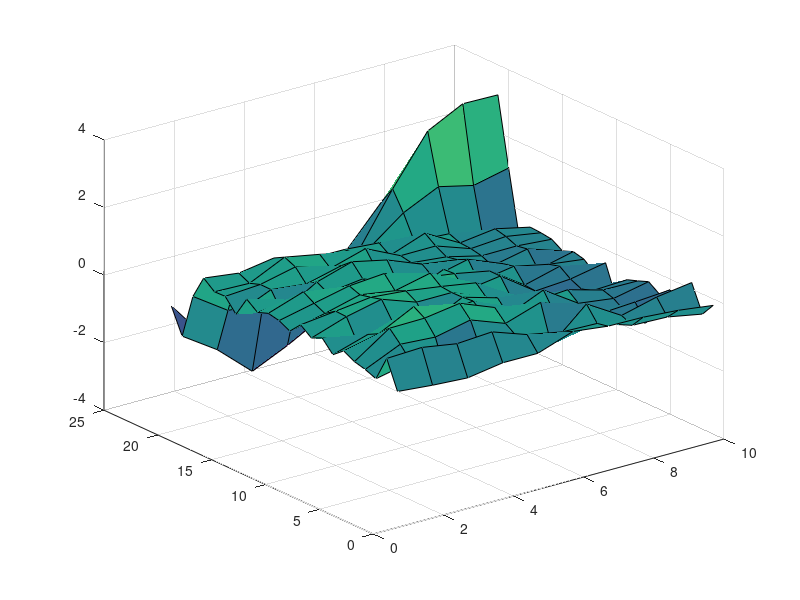

Recreate this plot in MATLAB. (Note: this script raises an error after producing the figure.)
% 
clear;

forwardModel = importdata('model/mBrainLeadfield.mat');

% model.noiseMean = 0; model.sigma = 0.2; % Noise std deviation
% model.beta = (1/model.sigma.^2);
% s = RandStream('mt19937ar','Seed',2);
% s = RandStream('mt19937ar','Seed','shuffle');
% RandStream.setGlobalStream(s);

reducedSize=768;
A = forwardModel(:,1:reducedSize);

model.alpha = 2;

timeSteps=10;  %20;    

numSamples = size(A,1);     % The number og sensors corresponds to sample size..
% numSensors = size(A,1);   % The number og sensors corresponds to sample size..

numFuncs = size(A,2);
numActiveFuncs=10;

activeIndexes = unique(int16(unifrnd(1,reducedSize, [1 numActiveFuncs])));
% activeIndexes = 1:32:768;
% activeIndexes = 2;1:numFuncs;
% activeIndexes = [4 8];

model.w = zeros(numFuncs,1);
model.w(activeIndexes) = normrnd(0,sqrt(1/model.alpha), [1 size(activeIndexes)]);

x=model.w*sin((1:timeSteps)*0.5);
% x(activeIndexes) = sin((1:timeSteps)*0.5);

% x(1)=0;
% x=[1:10]';
% x=sin((1:timeSteps)*0.5);

% y = zeros(numSamples,timeSteps);
% Phi = zeros(numSamples,timeSteps);


% y=0;
% y=[];

% for i=1:numSamples % = numSensors = 22
%     y(i) = A(i,:)*(model.w.*x);
% end
% y = A*(model.w.*x);
%%
y = A*x;

Phi = zeros(numSamples, numFuncs, timeSteps);
for t=1:timeSteps
    for i=1:numSamples
        Phi(i,:,t) = A(i,:).*x(:,t)';
    end
end

% surf(y)
% %%
% for i=activeIndexes
% %     offset=randn;
% %     scale=2;
%     for t=1:timeSteps
% %         x(i,t) = scale * sin(t+offset*pi);
%         x(i,t) = sin(t);
%     end
% end
% [rows, ~] = find(x);
% % plot(1:timeSteps, x(unique(rows),:) )
% clearvars 'offset' 'scale' 'i' 't' 'rows'

%% Construct sensor measurement

trueBeta=20;
noise = normrnd(0, sqrt(1/trueBeta), [size(A,1) timeSteps]);
% y = A * x + noise;
y = y + noise;

figure(1)
plot(y)

% plot(1:timeSteps, y)
surf(y)

%% Determine sparsity 

alphaInit = eye(size(A,2));
% alpha_init(find(alpha_init)) = rand(1,size(A,2));
alphaInit(logical(eye(size(alphaInit)))) = rand(1,size(A,2));
betaInit = rand;

% Phi = A * x....   % Phi->size(22,numFuncs);

% disp('Start working on larger time windows');

Q = zeros(numFuncs, numFuncs, timeSteps);
beta = zeros(1, timeSteps);
llh = zeros(1, timeSteps);
mn = zeros(numFuncs, timeSteps);
for i = 1:timeSteps
    
    [Q(:,:,i), beta(i), mn(:,i), llh(i)] = maximum_evidence_multi(alphaInit, betaInit, Phi(:,:,i), y(:,i));
%     alpha_init = Q(:,:,i);
%     beta_init = beta(i);
    disp(['Time step: ' int2str(i)]);
end

Qmean = mean(Q,3);

%
estimatedIndexes=find(diag(Qmean) ~= 1e4);

%%

disp('True & estimated');

comparison = model.w(activeIndexes);
comparison(1:numel(activeIndexes),2) = activeIndexes';
meanmN = mean(mn,2);
comparison(1:numel(meanmN(estimatedIndexes)),3) = meanmN(estimatedIndexes);
comparison(1:numel(meanmN(estimatedIndexes)),4) = estimatedIndexes;
disp(comparison)


% disp([model.w mean(mn,2)]);

% disp('Is this estimate reconstruction correct?');
% xEstimate=((Q * A') /(1/mean(beta)*eye(size(A,1)) + A*Q*A'))*y;


% disp('Does this estimate need to be normalized by amplitude of Q??');

% Qmod=Q;
% Qmod(find(Qmod == 1e4)) = 1/1e6;

xEstimate = zeros(numFuncs, timeSteps);
for i=1:timeSteps
    xEstimate(:,i) = y(:,i)'/(Qmean*A');
end

%%%
figure(100)
subplot(4,1,1), plot(x); title('True x');
subplot(4,1,2), plot(y); title('Forward model output');
subplot(4,1,3), plot(xEstimate); title('Reconstructed x');
subplot(4,1,4), plot(A*xEstimate); title('Reconstructed model output (noise missing)');

%%

figure(1)
surf(x), view(90,0);
figure(2)
surf(mn), view(90,0);


%%
figure(3)


for i=1:4
    idx=activeIndexes(i);
    subplot(4,4,i), plot(1:timeSteps,xEstimate(idx,:));
    title('Source reconstructed signal');
    subplot(4,4,i+4), plot(1:timeSteps,x(idx,:));
    title('Simulated source signal');
end
for i=5:8
    idx=activeIndexes(i);
    subplot(4,4,4+i), plot(1:timeSteps,xEstimate(idx,:));
    title('Source reconstructed signal');
    subplot(4,4,8+i), plot(1:timeSteps,x(idx,:));
    title('Simulated source signal');
end
%%
xEstimate = y'/(A');
% x_est_alt= (A')/(y');

% figure(1)
% surf(x)
figure(2)
surf(xEstimate'), view(90,0);
% figure(3)
% surf(x_est_alt')